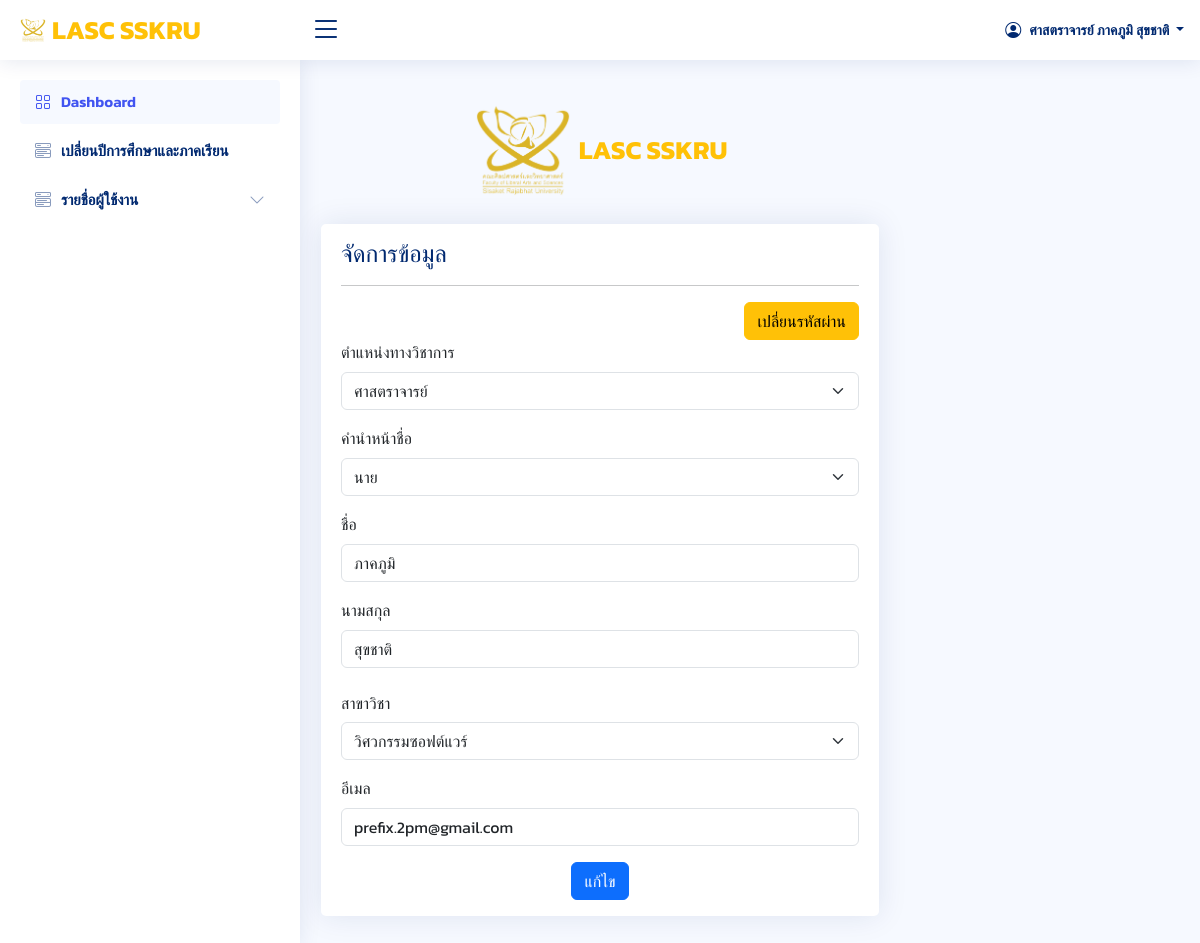
Screenshot of /index_admin.php?page=users/account (signed in) with the database file from the repository.
### tables this page shows
CREATE TABLE `users` (
  `userId` int(20) NOT NULL,
  `academic_rank` varchar(50) NOT NULL,
  `nametitle` varchar(50) NOT NULL,
  `firstname` varchar(50) NOT NULL,
  `lastname` varchar(50) NOT NULL,
  `branch` varchar(50) NOT NULL,
  `email` varchar(50) NOT NULL,
  `password` varchar(255) NOT NULL,
  `urole` varchar(50) NOT NULL,
  `isAdmin` varchar(10) NOT NULL,
  `created_at` timestamp NOT NULL DEFAULT current_timestamp()
);

### index_admin.php (the view, shortened to what this page needs)
<?php
  require_once 'config/db.php';
  $userId = $_SESSION['userId'];
  if (isset($_SESSION['userId'])) {
    $stmt = $conn->query("SELECT * FROM users WHERE userId = '$userId'");
    $stmt->execute();
    $row = $stmt->fetch(PDO::FETCH_ASSOC);
  }
?>
<!DOCTYPE html>
<html lang="en">
<head>
  <link href="assets/vendor/bootstrap/css/bootstrap.min.css" rel="stylesheet">
  <link href="assets/vendor/bootstrap-icons/bootstrap-icons.css" rel="stylesheet">
  <link href="assets/vendor/boxicons/css/boxicons.min.css" rel="stylesheet">
  <link href="assets/vendor/quill/quill.snow.css" rel="stylesheet">
  <link href="assets/vendor/quill/quill.bubble.css" rel="stylesheet">
  <link href="assets/vendor/remixicon/remixicon.css" rel="stylesheet">
  <link href="assets/vendor/simple-datatables/style.css" rel="stylesheet">
  <link href="assets/css/style.css" rel="stylesheet">
</head>
<body>
  <header id="header" class="header fixed-top d-flex align-items-center">
    <div class="d-flex align-items-center justify-content-between">
      <a class="logo d-flex align-items-center">
        <img src="assets/img/logo_lasc1.png" alt="โลโก้คณะ">
        <span class="d-none d-lg-block" style="color: #ffc107;">LASC SSKRU</span>
      </a>
      <i class="bi bi-list toggle-sidebar-btn"></i>
    </div>
    <nav class="header-nav ms-auto">
      <ul class="d-flex align-items-center">
        <li class="nav-item dropdown pe-3">
          <a class="nav-link nav-profile d-flex align-items-center pe-0" href="#" data-bs-toggle="dropdown">
          <i class="bi bi-person-circle"></i>
            <span class="d-none d-md-block dropdown-toggle ps-2">
            <?php
                if($row['academic_rank'] == 'ไม่มี'){
                    echo  ' ' . $row['nametitle'] . ' ' .  $row['firstname'] . ' ' . $row['lastname'];
                }elseif($row['academic_rank'] == 'ศาสตราจารย์'){
                    echo $row['academic_rank'] . ' ' .  $row['firstname'] . ' ' . $row['lastname'];
                }elseif(($row['academic_rank'] == 'รองศาสตราจารย์' or $row['academic_rank'] == 'ผู้ช่วยศาสตราจารย์') and $row['nametitle'] == "ดร." ){
                    echo $row['academic_rank'] . ' ' . $row['nametitle'] . ' ' .  $row['firstname'] . ' ' . $row['lastname'];
                }else {
                    echo $row['academic_rank'] . ' ' .  $row['firstname'] . ' ' . $row['lastname'];
                }
            ?>
            </span>
          </a>
        </li>
      </ul>
    </nav>
  </header>
  <aside id="sidebar" class="sidebar">
    <ul class="sidebar-nav" id="sidebar-nav">
      <li class="nav-item">
        <a class="nav-link " href="index_admin.php?page=admin/dashboard">
          <i class="bi bi-grid"></i>
          <span>Dashboard</span>
        </a>
      </li>
      <li class="nav-item">
        <a class="nav-link collapsed" href="index_admin.php?page=admin/change_term_year">
          <i class="bi bi-menu-button-wide"></i>
          <span>เปลี่ยนปีการศึกษาและภาคเรียน</span>
        </a>
      </li>
      <li class="nav-item">
        <a class="nav-link collapsed" data-bs-target="#components-nav1" data-bs-toggle="collapse" href="#">
          <i class="bi bi-menu-button-wide"></i><span>รายชื่อผู้ใช้งาน</span><i class="bi bi-chevron-down ms-auto"></i>
        </a>
      </li>
    </ul>
  </aside>
  <main>
    <br>
    <br>
    <br>
    <?php
    $page = $_GET['page'];
    include $page . ('.php');
    ?>
</body>
</html>

### users/account.php (shortened to what this page needs)
<?php
require_once "config/db.php";
$userId = $_SESSION['userId'];
$stmt = $conn->prepare("SELECT * FROM users WHERE userId = $userId");
$stmt->execute();
$data = $stmt->fetch();
?>
<div class="container">
    <div class="d-flex flex-column align-items-center justify-content-center ">
        <div class="d-flex justify-content-center py-4 mt-1">
            <a href="index.html" class="logo d-flex align-items-center w-auto">
                <img style="max-height: 100px;" src="assets/img/logo_lasc1.png" alt="">
                <span class="d-none d-lg-block" style="color: #ffc107;">LASC SSKRU</span>
            </a>
        </div>
        <div class="card col-md-6">
            <div class="card-body" style="padding-bottom:0px;">
                <h3 class="card-title pb0 fs-4 mt-3" style="padding:0px;">จัดการข้อมูล</h3>
                <hr>
                <div class="d-flex justify-content-end">
                    <button type="button" class="btn btn-warning" data-bs-toggle="modal" data-bs-target="#change_password">เปลี่ยนรหัสผ่าน</button>
                </div>
                <form action="users/edit_account.php" method="post">
                    <div class="mb-3">
                        <label for="academic_rank" class="form-label">ตำแหน่งทางวิชาการ</label>
                        <select class="form-select" name="academic_rank" id="academic_rank" aria-describedby="academic_rank" required>
                            <option value="ศาสตราจารย์" <?php if ($data['academic_rank'] === 'ศาสตราจารย์') echo 'selected' ?>>ศาสตราจารย์</option>
                        </select>
                    </div>
                    <div class="mb-3">
                        <label for="nametitle" class="form-label">คำนำหน้าชื่อ</label>
                        <select class="form-select" name="nametitle" aria-describedby="nametitle" id="nametitle" required>
                            <option value="นาย" <?php if ($data['nametitle'] === 'นาย') echo 'selected' ?>>นาย</option>
                        </select>
                    </div>
                    <div class="mb-3">
                        <label for="firstname" class="form-label">ชื่อ</label>
                        <input type="text" class="form-control" name="firstname" value="<?php echo $data['firstname']; ?>" required>
                    </div>
                    <div class="mb-3">
                        <label for="lastname" class="form-label">นามสกุล</label>
                        <input type="text" class="form-control" name="lastname" value="<?php echo $data['lastname']; ?>" required>
                    </div>
                    <div class="mb-3">
                        <label for="branch" class="col-sm-2 col-form-label ">สาขาวิชา</label>
                        <select class="form-select" name="branch" aria-describedby="branch" id="branch" required>
                            <option value="วิศวกรรมซอฟต์แวร์" <?php if ($data['branch'] === 'วิศวกรรมซอฟต์แวร์') echo 'selected' ?>>วิศวกรรมซอฟต์แวร์</option>
                        </select>
                    </div>
                    <div class="mb-3">
                        <label for="email" class="form-label">อีเมล</label>
                        <input type="email" class="form-control" name="email" value="<?php echo $data['email']; ?>" required>
                    </div>
                    <div class="d-flex justify-content-center mb-3">
                        <button type="submit" name="edit" class="btn btn-primary">แก้ไข</button>
                    </div>
                </form>
            </div>
        </div>
    </div>
</div>
</html>

### assets/css/style.css (style rules this page uses)
:root { scroll-behavior: smooth; }
body { font-family: 'Kanit', sans-serif; background: #f6f9ff; color: #444444; }
a { color: #4154f1; text-decoration: none; }
h1, h2, h3, h4, h5, h6 { font-family: 'Kanit', sans-serif; }
.card { margin-bottom: 30px; border: none; border-radius: 5px; box-shadow: 0px 0 30px rgba(1, 41, 112, 0.1); }
.card-title { padding: 20px 0 15px 0; font-size: 18px; font-weight: 500; color: #012970; font-family: 'Kanit', sans-serif; }
.card-body { padding: 0 20px 20px 20px; }
.logo { line-height: 1; }
@media (min-width: 1200px) { .logo { width: 280px; } }
.logo img { max-height: 26px; margin-right: 6px; }
.logo span { font-size: 26px; font-weight: 700; font-family: 'Kanit', sans-serif; }
.header { transition: all 0.5s; z-index: 997; height: 60px; box-shadow: 0px 2px 20px rgba(1, 41, 112, 0.1); background-color: #fff; padding-left: 20px; }
.header .toggle-sidebar-btn { font-size: 32px; padding-left: 10px; cursor: pointer; color: #012970; }
.header-nav ul { list-style: none; }
.header-nav>ul { margin: 0; padding: 0; }
.header-nav .nav-profile { color: #012970; }
.header-nav .nav-profile span { font-size: 14px; font-weight: 600; }
.sidebar { position: fixed; top: 60px; left: 0; bottom: 0; width: 300px; z-index: 996; transition: all 0.3s; padding: 20px; overflow-y: auto; scrollbar-width: thin; scrollbar-color: #aab7cf transparent; box-shadow: 0px 0px 20px rgba(1, 41, 112, 0.1); background-color: #fff; }
.sidebar-nav { padding: 0; margin: 0; list-style: none; }
.sidebar-nav li { padding: 0; margin: 0; list-style: none; }
.sidebar-nav .nav-item { margin-bottom: 5px; }
.sidebar-nav .nav-link { display: flex; align-items: center; font-size: 15px; font-weight: 600; color: #4154f1; transition: 0.3; background: #f6f9ff; padding: 10px 15px; border-radius: 4px; }
.sidebar-nav .nav-link i { font-size: 16px; margin-right: 10px; color: #4154f1; }
.sidebar-nav .nav-link.collapsed { color: #012970; background: #fff; }
.sidebar-nav .nav-link.collapsed i { color: #899bbd; }
.sidebar-nav .nav-link .bi-chevron-down { margin-right: 0; transition: transform 0.2s ease-in-out; }

### rows the page displays
users: academic_rank "ศาสตราจารย์", firstname "ภาคภูมิ", lastname "สุขชาติ", nametitle "นาย", branch "วิศวกรรมซอฟต์แวร์", email "prefix.2pm@gmail.com"
